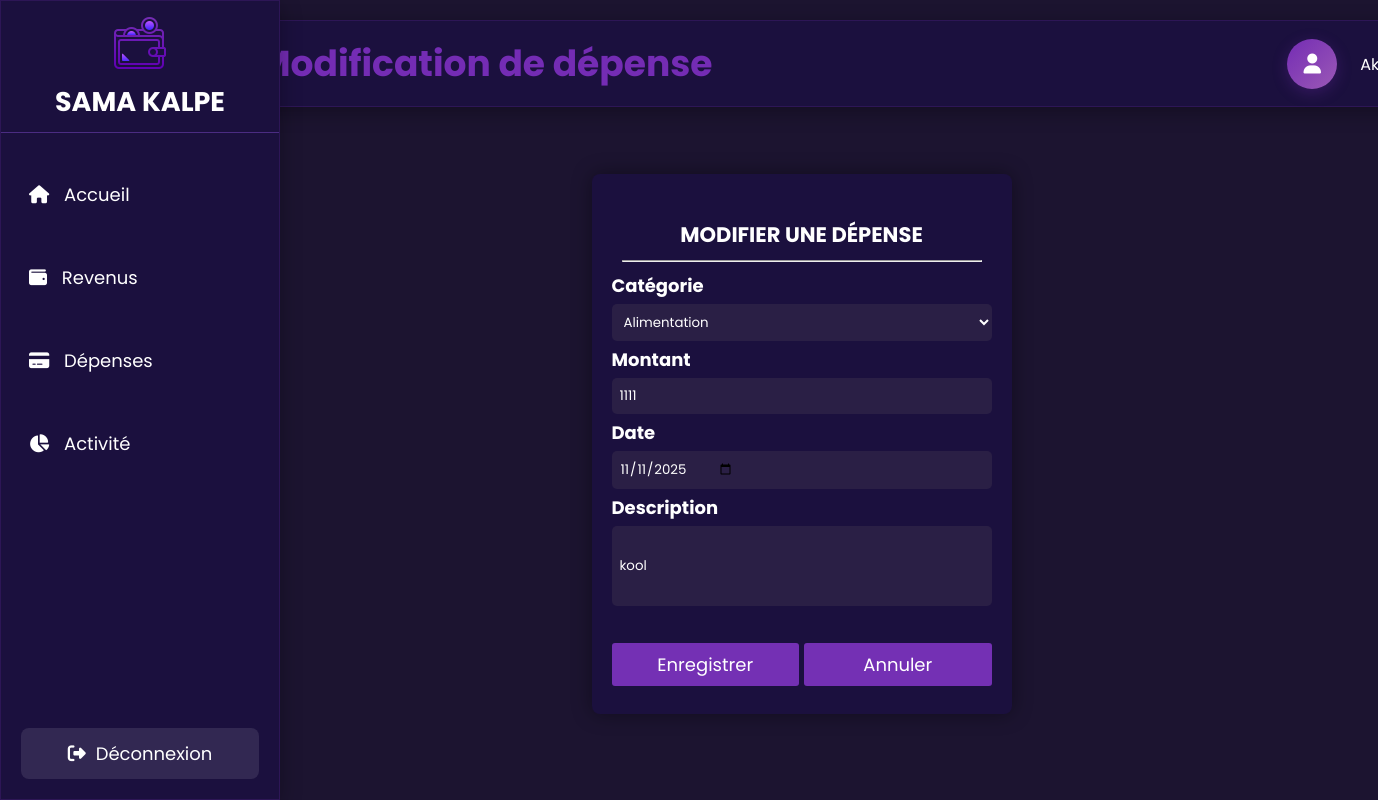
The app's page /modif_depense.php?id=1235 (signed in), older data.
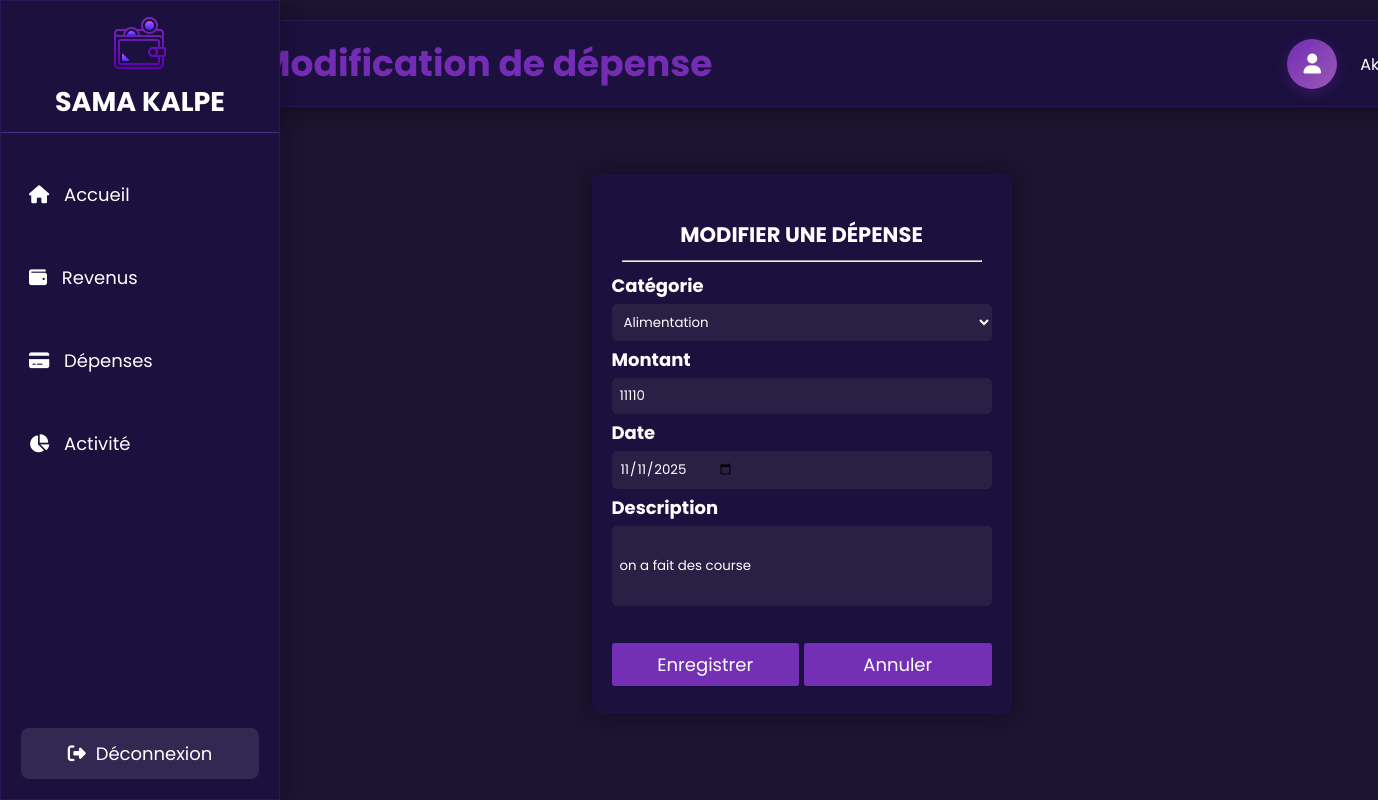
The same page, newer data.
### tables this page shows
CREATE TABLE IF NOT EXISTS `operation` (
  `ID_OPERATIONS_` int UNSIGNED NOT NULL AUTO_INCREMENT,
  `ID_UTILISATEUR` int NOT NULL,
  `ID_CATEGORIE` int NOT NULL,
  `MONTANT` int DEFAULT NULL,
  `DATE_OPERATION` date DEFAULT NULL,
  `DESCRIPTION` varchar(255) DEFAULT NULL,
  PRIMARY KEY (`ID_OPERATIONS_`),
  KEY `FK_OPERATIO_APPARTENI_CATEGORI` (`ID_CATEGORIE`),
  KEY `FK_OPERATIO_EFFECTUER_UTILISAT` (`ID_UTILISATEUR`)
);

CREATE TABLE IF NOT EXISTS `categorie` (
  `ID_CATEGORIE` int NOT NULL AUTO_INCREMENT,
  `ID_TYPE` int NOT NULL,
  `NOM_CATEGORIE` varchar(255) DEFAULT NULL,
  PRIMARY KEY (`ID_CATEGORIE`),
  KEY `ID_TYPE` (`ID_TYPE`)
);

### modif_depense.php (the view, shortened to what this page needs)
<?php
require_once __DIR__ . '/config/config.php';
$userId = $_SESSION['id'];
$stmt = $mysqlClient->prepare("SELECT NOM_UTILISATEUR, PRENOM FROM utilisateur WHERE ID_UTILISATEUR = ?");
$stmt->execute([$userId]);
$user = $stmt->fetch();
$operationId = (int) $_GET['id'];
$stmt = $mysqlClient->prepare("SELECT O.*
  FROM operation O
  JOIN categorie C ON C.ID_CATEGORIE = O.ID_CATEGORIE
  JOIN type T ON T.ID_TYPE = C.ID_TYPE
  WHERE O.ID_OPERATIONS_ = ? AND O.ID_UTILISATEUR = ? AND T.NOM_TYPE = 'Depense'");
$stmt->execute([$operationId, $userId]);
$operation = $stmt->fetch(PDO::FETCH_ASSOC);
$catsStmt = $mysqlClient->prepare("SELECT C.* FROM categorie C JOIN type T ON T.ID_TYPE = C.ID_TYPE WHERE T.NOM_TYPE = 'Depense' ORDER BY C.NOM_CATEGORIE ASC");
$catsStmt->execute();
$categories = $catsStmt->fetchAll(PDO::FETCH_ASSOC);
?>
<!DOCTYPE html>
<html lang="fr">
<head>
    <link rel="stylesheet" href="https://cdnjs.cloudflare.com/ajax/libs/font-awesome/6.6.0/css/all.min.css">
  <link rel="stylesheet" href="CSS/inscription.css">
  <link rel="stylesheet" href="CSS/depenses.css">
  <link rel="stylesheet" href="CSS/sidebar.css">
   <link rel="stylesheet" href="CSS/head.css">
    <link rel="stylesheet" href="CSS/dropdown.css">
</head>
<body>
  <div class="main-content">
     <header class="head"><h1>Modification de dépense</h1>
        <div class="profil">
          <a href="profil.php" class="btn-p">
            <i class="fa-solid fa-user"></i>
          </a>
          <div class="user-dropdown">
            <span class="user-name" onclick="toggleDropdown()"><?php echo $user['NOM_UTILISATEUR']; ?></span>
          </div>
        </div>
    </header>
  <form id="ajout-revenu" method="post" action="">
    <h3>MODIFIER UNE DÉPENSE</h3>
    <hr>
    <div>
      <label for="CATEGORIE">Catégorie</label>
      <select id="CATEGORIE" name="categorie" required>
        <?php foreach ($categories as $cat): ?>
          <option value="<?= $cat['ID_CATEGORIE'] ?>" <?= ($operation['ID_CATEGORIE'] == $cat['ID_CATEGORIE']) ? 'selected' : '' ?>>
            <?= htmlspecialchars($cat['NOM_CATEGORIE']) ?>
          </option>
        <?php endforeach; ?>
      </select>
    </div>
    <div>
      <label for="montant">Montant</label>
      <input type="number" id="montant" name="montant" step="0.01" value="<?= htmlspecialchars($operation['MONTANT']) ?>" placeholder="Ex: 500" required>
    </div>
    <div>
      <label for="date">Date</label>
      <input type="date" id="date" name="date" max="<?= date('Y-m-d'); ?>" value="<?= htmlspecialchars(date('Y-m-d', strtotime($operation['DATE_OPERATION']))) ?>" required>
    </div>
    <div>
      <label for="note">Description</label>
      <input class="desc" id="note" name="note" value="<?= htmlspecialchars($operation['DESCRIPTION'] ?? '') ?>" placeholder="Ex: déjeuner">
    </div>
<br>
    <div class="conf">
      <input type="submit" value="Enregistrer" class="btn-enregistrer">
      <input type="button" value="Annuler" class="btn-annuler" onclick="window.location.href='depenses.php'">
    </div>
    <aside class="sidebar">
        <div  class="titre">
      <a href="accueil.php"><img src="icone/logo.png" alt="logo" class="logo" style="cursor: pointer;" ></a>
      <h1>SAMA KALPE</h1>
      </div>
      <ul>
        <li><a href="accueil.php" style="text-decoration: none;color:white"><i class="fa-solid fa-house"></i> Accueil</a></li>
        <li><a href="revenus.php" style="text-decoration: none;color:white"><i class="fa-solid fa-wallet"></i> Revenus</a></li>
        <li><a href="depenses.php" style="text-decoration: none;color:white"><i class="fa-solid fa-credit-card"></i> Dépenses</a></li>
        <li><a href="activite.php" style="text-decoration: none;color:white"><i class="fa-solid fa-chart-pie"></i> Activité</a></li>
      </ul>
      <div class="sidebar-footer">
        <a href="deconnexion.php" class="logout-sidebar">
          <i class="fa-solid fa-sign-out-alt"></i> Déconnexion
        </a>
      </div>
    </aside>
  </form>
  </div>
</body>
</html>

Row changes from the older to the newer data that the page shows:
changed operation "Alimentation": montant "1111" → "11110"; note "kool" → "on a fait des course"
